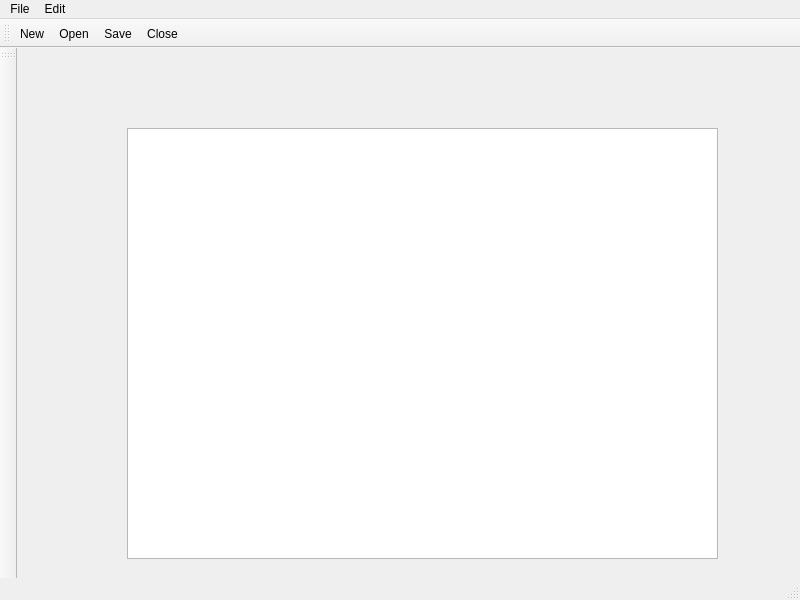
<?xml version="1.0" encoding="UTF-8"?>
<ui version="4.0">
 <class>MainWindow</class>
 <widget class="QMainWindow" name="MainWindow">
  <property name="geometry">
   <rect>
    <x>0</x>
    <y>0</y>
    <width>800</width>
    <height>600</height>
   </rect>
  </property>
  <property name="windowTitle">
   <string>MainWindow</string>
  </property>
  <widget class="QWidget" name="centralwidget">
   <widget class="QTextEdit" name="textEdit">
    <property name="geometry">
     <rect>
      <x>110</x>
      <y>80</y>
      <width>591</width>
      <height>431</height>
     </rect>
    </property>
   </widget>
  </widget>
  <widget class="QMenuBar" name="menubar">
   <property name="geometry">
    <rect>
     <x>0</x>
     <y>0</y>
     <width>800</width>
     <height>21</height>
    </rect>
   </property>
   <widget class="QMenu" name="menuFile">
    <property name="title">
     <string>File</string>
    </property>
    <addaction name="actionOpen"/>
    <addaction name="actionSave"/>
    <addaction name="actionSave_as"/>
    <addaction name="separator"/>
    <addaction name="actionClose"/>
    <addaction name="actionNew"/>
   </widget>
   <widget class="QMenu" name="menuEdit">
    <property name="title">
     <string>Edit</string>
    </property>
    <addaction name="actionUndo"/>
    <addaction name="separator"/>
    <addaction name="actionCut"/>
    <addaction name="actionCopy"/>
    <addaction name="actionPaste"/>
   </widget>
   <addaction name="menuFile"/>
   <addaction name="menuEdit"/>
  </widget>
  <widget class="QStatusBar" name="statusbar"/>
  <widget class="QToolBar" name="toolBar">
   <property name="windowTitle">
    <string>toolBar</string>
   </property>
   <attribute name="toolBarArea">
    <enum>TopToolBarArea</enum>
   </attribute>
   <attribute name="toolBarBreak">
    <bool>false</bool>
   </attribute>
   <addaction name="actionNew"/>
   <addaction name="actionOpen"/>
   <addaction name="actionSave"/>
   <addaction name="actionClose"/>
  </widget>
  <widget class="QToolBar" name="toolBar_2">
   <property name="windowTitle">
    <string>toolBar_2</string>
   </property>
   <attribute name="toolBarArea">
    <enum>LeftToolBarArea</enum>
   </attribute>
   <attribute name="toolBarBreak">
    <bool>false</bool>
   </attribute>
  </widget>
  <action name="actionOpen">
   <property name="text">
    <string>Open</string>
   </property>
  </action>
  <action name="actionSave">
   <property name="text">
    <string>Save</string>
   </property>
  </action>
  <action name="actionSave_as">
   <property name="text">
    <string>Save as</string>
   </property>
  </action>
  <action name="actionClose">
   <property name="text">
    <string>Close</string>
   </property>
  </action>
  <action name="actionUndo">
   <property name="text">
    <string>Undo</string>
   </property>
  </action>
  <action name="actionCut">
   <property name="text">
    <string>Cut</string>
   </property>
  </action>
  <action name="actionCopy">
   <property name="text">
    <string>Copy</string>
   </property>
  </action>
  <action name="actionPaste">
   <property name="text">
    <string>Paste</string>
   </property>
  </action>
  <action name="actionNew">
   <property name="text">
    <string>New</string>
   </property>
  </action>
 </widget>
 <resources/>
 <connections/>
</ui>
